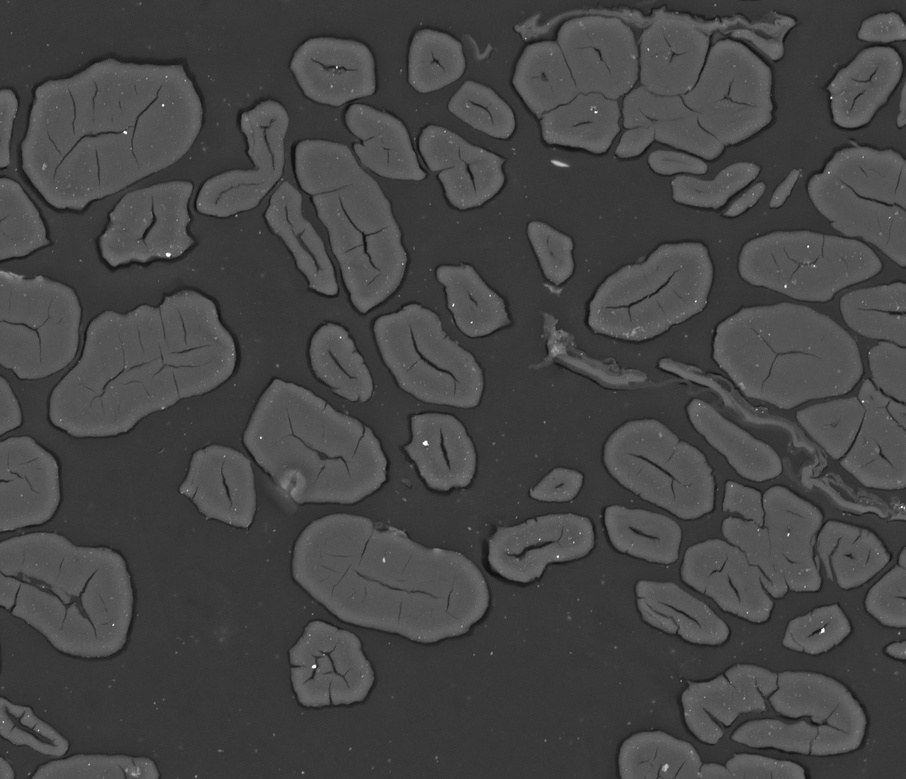
#> input picture Images_From_Papers/actual_microstructure_4.jpg, 906 x 779 px, shrunk from 2038 x 1752 before the run
$ python real_images.py
#> lines starting #> are read from the running program, lines starting #| are printed output that depends on the picture; after the words box and inside, x2 and y2 are one past the last pixel; in counts of white or black regions, pixels touching at a corner belong together
import numpy as np
import matplotlib.pyplot as plt
import math
from skimage import io
from skimage import feature
import random
from scipy.spatial import Delaunay
import cv2
from matplotlib.patches import Ellipse
from shapely.geometry.polygon import LinearRing
import collections


# [114 lines left out: functions pointInEllipse, point_in_ellipse, polar_form, get_all_line_points, not called in this run]


def k_means(image, num_clusters):
    '''
    A function that can perform the k-means algorithm on an image to determine
    how many different phases exist in the image

    Parameters
    --------

    image: The array that represents the values of all the pixels in the image

    num_clusters: The number of clusters that you want the image to be split into

    --------
    Returns
    --------

    An array of which cluster each pixel belongs to
    '''
    clusters = np.zeros(np.shape(image))
    k = num_clusters
    means = []
    for i in range(k):
        # add k number of random starting means to an array
        means.append(random.uniform(np.min(image), np.max(image)))
    while True:
        # initialise a clusters matrix to put the number of the cluster
        prev_clusters = np.copy(clusters)
        # loop through all the values of the image
        for i in range(np.shape(image)[0]):
            for j in range(np.shape(image)[1]):
                # initialise what the lowest difference between the value and the means is
                lowest_diff = np.inf
                # calculate the difference in all of the means, if it is the lowest then add it
                for mean in means:
                    # if the difference between the difference is low enough make this the lowest difference
                    if abs(mean - image[i][j]) < lowest_diff:
                        lowest_diff = abs(mean - image[i][j])
                        # return the index of the lowest difference
                        cluster = means.index(mean)
                clusters[i][j] = cluster

        # Now we know how to find out which cluster each value is in, we can recalculate the means
        # But first we check if the algorithm has converged
        converged = (clusters == prev_clusters).all()
        if converged:
            break

        # Now lets sort out the means
        # loop through the cluster values
        for k_value in range(k):
            ks = []
            # loop through every single clusters value
            for i in range(np.shape(clusters)[0]):
                for j in range(np.shape(clusters)[1]):
                    # if this cluster value is the certain k, then add it to an array
                    if clusters[i][j] == k_value:
                        ks.append(clusters[i][j])
            means[k_value] = np.mean(ks)
    return clusters


# [55 lines left out: functions ellipse_polyline, intersections, not called in this run]


def neighbouring_pixels(pixel, edges):
    '''
    A function that can find all of the neighbours to a pixel that are a certain
    value in an image array

    Parameters
    --------

    pixel: The x and y value of the pixel that you are finding the neighbours for

    edges: The array of the image once the canny edge detector

    --------
    Returns
    --------

    An array of all the neighbours that share the same phase as the initial pixel
    '''
    x, y = pixel
    neighbours = []
    # Access the points surrounding the pixel. This is just incase there is a
    # small gap between two pixels of the same phase.
    xs = [x-2, x-1, x, x+1, x+2]
    ys = [y-2, y-1, y, y+1, y+2]
    for x_value in xs:
        for y_value in ys:
            if x_value < edges.shape[0] and y_value < edges.shape[1]:
                if edges[x_value][y_value] and (x_value, y_value) not in neighbours:
                    neighbours.append((x_value, y_value))
    return neighbours


def scan_through_from_pixel(pixel, edges):
    '''
    A function that can scan through from an initial pixel, and keep iteratively
    finding neighbours of points so that a group of points can be recognised

    Parameters
    --------

    pixel: The x and y value of the pixel that you are finding the neighbours for

    edges: The array of the image once the canny edge detector

    --------
    Returns
    --------

    An array of all the grouped points based on their neighbours.
    '''
    grouped = []
    # Find the neighbours of a pixel.
    neighbours = neighbouring_pixels(pixel, edges)
    for neighbour in neighbours:
        grouped.append(neighbour)
    # Once we have the first neighbours, we iteratively search through the rest
    # of the points to find a full group
    for pixel in grouped:
        more_neighbours = neighbouring_pixels(pixel, edges)
        for neighbour in more_neighbours:
            if neighbour not in grouped:
                grouped.append(neighbour)
    return grouped


def find_point_to_be_grouped(edge, grouped_array):
    '''
    A function that can find an initial point in the image to scan through from
    and find its neighbours

    Parameters
    --------

    edge: The array after being applied to the canny operator

    grouped_array: The array of grouped points. This is used to check that the
    point that has been found is not already in a cluster

    --------
    Returns
    --------

    A new point that can be looped through from to find a set of points.
    '''
    truth = False
    while truth == False:
        point = [random.randint(0, edge.shape[0]-1), random.randint(0, edge.shape[1]-1)]
        # Providing that the point is not already in a group, and it is part of an
        # edge then this point can be the start of the iteration process to find a
        # group.
        if point not in grouped_array and edge[point[0], point[1]]:
            truth = True
    return point


# [25 lines left out: function line_between_points, not called in this run]


def proportion_of_array(array):
    '''
    A function that can calculate the proportion of the array that is a 1. From
    this, we can find out which of the array belong to the matrix, fibers and voids

    Parameters
    --------

    array: The array for which the proportion will be found

    --------
    Returns
    --------

    A fraction of the array that is a 1
    '''
    count = np.sum(np.count_nonzero(array == 1, axis=1))
    return count/np.size(array)


# [80 lines left out: functions find_overlapping_ellipses, group_overlapping_ellipses, not called in this run]


def find_ellipses(edges, n, ax, plotting=False):
    '''
    A function that can recognise ellipses from the set of grouped points in the
    image

    Parameters
    --------

    edges: The array of the image after it has been applied to the canny operator

    n: The number of ellipses that you want to find

    ax: The axis that you might want to plot the ellipses on

    plotting: A boolean value representing whether you want the ellipses to be
    plotted or not If True, the ellipses are plotted

    --------
    Returns
    --------

    An array of ellipses, with each element in the array having information about
    the centre of the ellipse, the major/minor axis lengths and the orientation.
    '''
    ellipses = []
    ellipse_arrays = []
    grouped_array = []
    for i in range(n):
        point = find_point_to_be_grouped(edges, grouped_array)
        grouped_array.append(scan_through_from_pixel(point, edges))
    # Find all the groups of points, and fit them to an ellipse
    for array in grouped_array:
        if np.shape(array)[0] > 5:
            ellipse = cv2.fitEllipse(np.array(array))
        value = 0
        # Find the properties of the ellipse
        ellipse_new = (ellipse[0][1], ellipse[0][0], ellipse[1][1], ellipse[1][0], -ellipse[2])
        for ell in ellipse_arrays:
            if np.allclose(ellipse_new, ell):
                value += 1
        if value == 0:
            ellipse_to_plot = Ellipse((ellipse[0][1], ellipse[0][0]), ellipse[1][1], ellipse[1][0], -ellipse[2])
            ellipse_arrays.append(ellipse_new)
            ellipses.append(ellipse_new)
        # if we want to plot the ellipses to show them
        if plotting == True:
            ax.add_patch(ellipse_to_plot)
    return ellipses


# [30 lines left out: function get_grouped_points, not called in this run]


def get_all_phases(image):
    '''
    A function that uses the k-means algorithm to find all 3 phases in a microstructural
    image

    Parameters
    --------

    image: The array of the image for which each pixel has an intensity value. It
    is this intensity value that is separated between the pixels.

    --------
    Returns
    --------

    The array of the matrix, fibers, and voids after being separated using the
    k-means method and a scaling process.
    '''
    matrix_1 = np.zeros(np.shape(image))
    # We first differentiate the voids from the rest of the image
    clusters = k_means(image, 2)
    if proportion_of_array(clusters) > 0.5:
        for i in range(np.shape(image)[0]):
            for j in range(np.shape(image)[1]):
                if clusters[i][j] == 0:
                    matrix_1[i][j] = 1

    # Now a scaling factor is introduced to separate the matrix and the fibers
    image = image*5
    more_clusters = k_means(image, 3)
    matrix_2 = np.zeros(np.shape(image))
    if proportion_of_array(more_clusters) > 0.5:
        for i in range(np.shape(more_clusters)[0]):
            for j in range(np.shape(more_clusters)[1]):
                if more_clusters[i][j] != 1 and clusters[i][j] != 1:
                    matrix_2[i][j] = 1

    matrix_3 = np.zeros(np.shape(image))
    for i in range(np.shape(clusters)[0]):
        for j in range(np.shape(clusters)[1]):
            if matrix_2[i][j] == 0 and matrix_1[i][j] == 0:
                matrix_3[i][j] = 1

    # We now have all of the clusters we need to differentiate between them
    matrices = [matrix_1, matrix_2, matrix_3]
    fractions = []
    for matrix in matrices:
        fractions.append(proportion_of_array(matrix)/np.size(matrix))
    # The matrix will have the highest volume fraction, followed by the fibers,
    # followed by the voids
    lowest_fraction_index = fractions.index(np.min(fractions))
    voids = matrices[lowest_fraction_index]
    highest_fraction_index = fractions.index(np.max(fractions))
    matrix = matrices[highest_fraction_index]
    for number in range(np.shape(matrices)[0]):
        if number != lowest_fraction_index and number != highest_fraction_index:
            other_num = number
    fibers = matrices[other_num]
    return matrix, fibers, voids


# [238 lines left out: functions get_line_points, is_in_group, two_point_cluster, lineal_path_func, get_phases_from_generated_image, two_point_correlation and 1 more, not called in this run]


def find_edges(image, phase, image_type):
    '''
    A function that implements the k-means algorithm on the image to separate the
    image into 3 phases. Then, the user specifies which phase they want to be
    returned

    Parameters
    --------
    image: The array representing the microstructure image

    phase: a string representing the phase that the user wants to be returned.
    Either 'matrix', 'fibers', or 'voids'

    --------
    Returns
    --------
    The array representing phase after being applied to the canny edge detector
    '''
    if image_type == 'generated':
        matrix, fibers, voids = get_phases_from_generated_image(image, 3)
    else:
    # Find all the clusters for each of the phases
        matrix, fibers, voids = get_all_phases(image)
    # Then find the appropriate edge detection
    if phase == 'matrix':
        return feature.canny(matrix, sigma=2)
    elif phase == 'fibers':
        return feature.canny(fibers, sigma=2)
    elif phase == 'voids':
        return feature.canny(voids, sigma=2)


def two_point_stats(image, stat, r, phase, n=100, num_ellipses=600, plotting=False, image_type='real'):
    '''
    Returns a probability value for the two point statistics. Either the two-point
    cluster function or the linear path function. Choose which value of r and which
    phase you want to compute the statistics for

    Parameters
    --------
    image: The array representing the microstructure image

    stat: Either the two_point_cluster or lineal_path_func

    r: The distance between the two points for the statistics |r|

    phase: The phase that you want the statistics to be calculated for (either matrix,
    fibers or voids)

    n: The number of iterations performed to find the probability

    num_ellipses: The number of ellipses to be found out of the grouped points

    plotting: A boolean value as to whether the results will be plotted

    --------
    Returns
    --------
    The probability representing the two-point function for a specific value of r
    '''
    # Initialise a figure in case we want to plot the results
    plt.figure()
    ax = plt.gca()
    height, width = image.shape
    # find the canny edge detection for the particular phase that you are finding
    # for
    edges = find_edges(image, phase, image_type)
    # Find the ellipses from the grouped points
    ellipses = find_ellipses(edges, num_ellipses, ax, plotting=plotting)
    tot = 0
    for i in range(n):
        # either do the two-point cluster
        if stat == two_point_cluster:
            point1, point2 = get_line_points(r, height, width)
            grouped_ellipses = group_overlapping_ellipses(find_overlapping_ellipses(ellipses))
            value = two_point_cluster(point1, point2, ellipses, grouped_ellipses, plotting=plotting)
        # or do the lineal path function
        elif stat == lineal_path_func:
            points = get_all_line_points(r, height, width)
            value = lineal_path_func(points, ellipses, plotting=plotting)
        tot += value
    if plotting:
        plt.imshow(image, cmap=plt.cm.gray)
    # return the probability of the statistical function.
    return tot/n


# [12 lines left out: function varying_r, not called in this run]


'''
Below is an example of how to use the code to calculate the two-point statistics
'''
# load in the image
image = io.imread("Images_From_Papers/actual_microstructure_4.jpg", as_gray=True)
#> image is the input picture: shape (779, 906) float64; min 0.0549, max 1, mean 0.273
# calculate the statistic
# probability = two_point_stats(image, two_point_cluster, 100, 'fibers', plotting=True)
# plt.show()


# do the same here for the lineal path function
l_probability = two_point_stats(image, lineal_path_func, 100, 'fibers', plotting=True, num_ellipses=100, n=100, image_type='real')
#> after the loop in k_means, `for i in range(k):`: means = [0.853, 0.771]
#> the loop in k_means, `while True:` made 3 passes
#> converged on passes 1 to 3: False, False, True
#> pass 2, in k_means, `prev_clusters = np.copy(clusters)`:
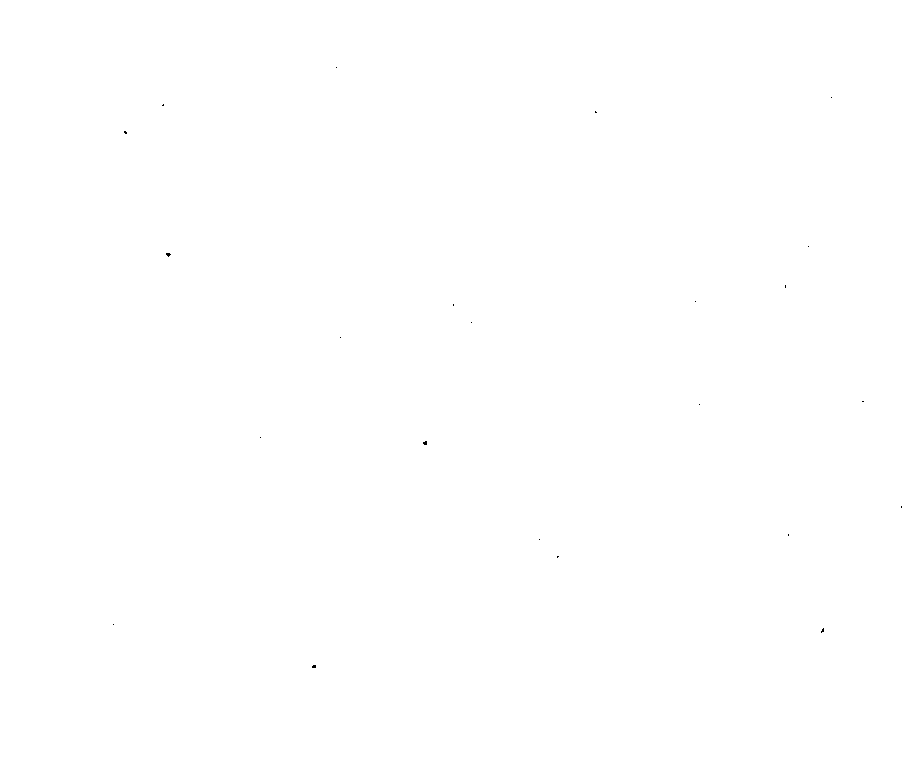
#> prev_clusters: shape (779, 906) float64; values 0 (black) and 1 (white), 100% white; black in thin lines or dots, all inside (x1, y1, x2, y2) = (113, 67, 902, 668)
#> pass 3, in k_means, `prev_clusters = np.copy(clusters)`:
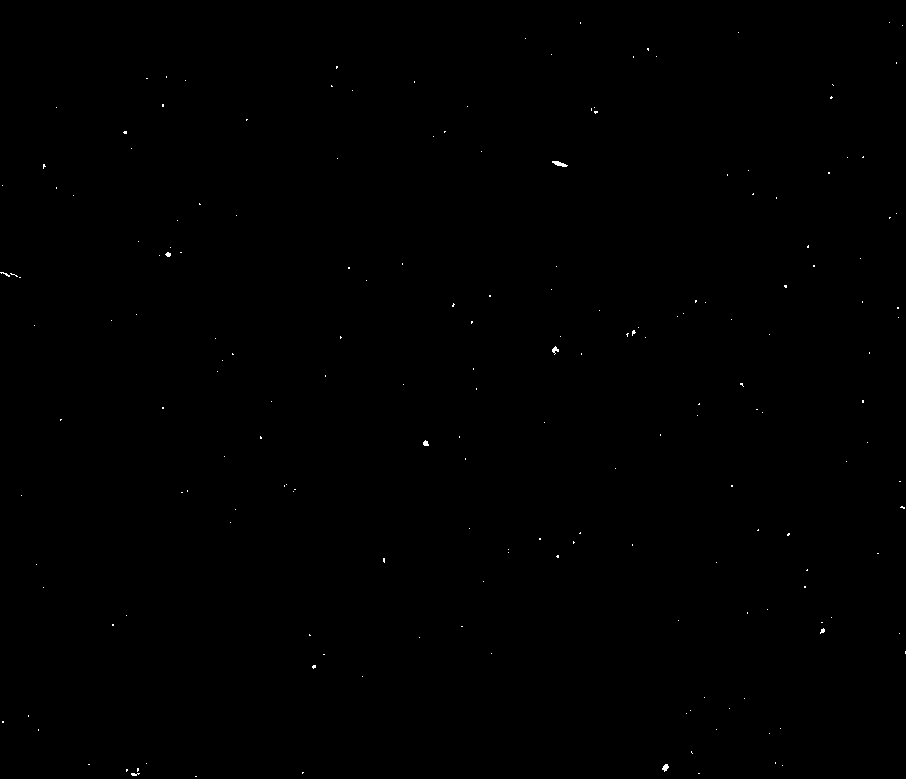
#> prev_clusters: shape (779, 906) float64; values 0 (black) and 1 (white), 0.1% white in thin lines or dots
#> after the loop in k_means, `while True:`: cluster = 0; means = [0, 1]
#> in proportion_of_array, `count = np.sum(np.count_nonzero(array == 1, axis=1))`: count = 675
#> after the loop in k_means (call 2), `for i in range(k):`: means = [2.26, 1.5, 2.69]
#> the loop in k_means (call 2), `while True:` made 3 passes
#> pass 2, in k_means (call 2), `prev_clusters = np.copy(clusters)`:
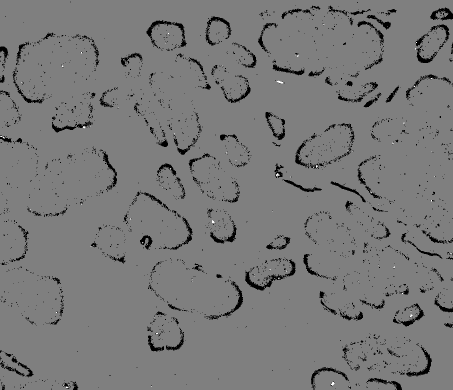
#> prev_clusters: shape (779, 906) float64 (shown at 1/2 size); min 0, max 2, mean 0.95; drawn with min black and max white
#> pass 3, in k_means (call 2), `prev_clusters = np.copy(clusters)`:
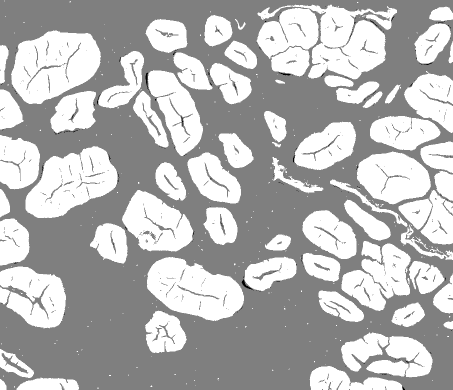
#> prev_clusters: shape (779, 906) float64 (shown at 1/2 size); min 0, max 2, mean 1.43; drawn with min black and max white
#> after the loop in k_means (call 2), `while True:`: cluster = 1; means = [0, 1, 2]
#> after the loop in get_all_phases, `for i in range(np.shape(more_clusters)[0]):`:
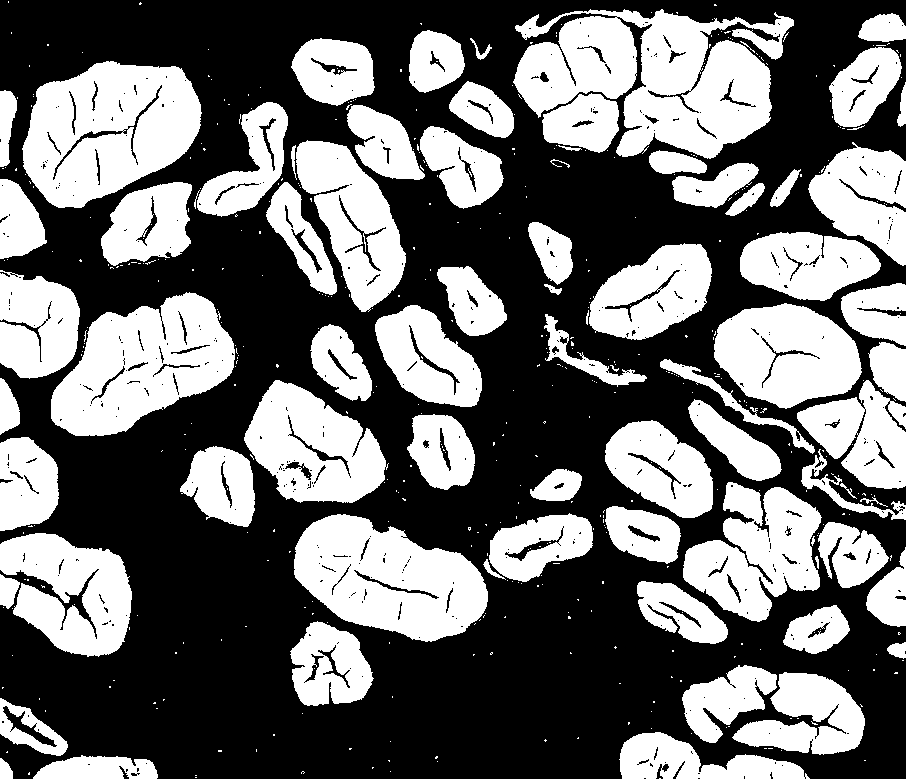
#> matrix_2: shape (779, 906) float64; values 0 (black) and 1 (white), 42.7% white; 514 white regions (436 under 20 px), largest, box (x1, y1, x2, y2) and area: (513, 9, 794, 159) 25078, (22, 61, 202, 208) 18228, (51, 292, 235, 436) 16159
#> the loop in get_all_phases, `for matrix in matrices:` made 3 passes
#> count in proportion_of_array on passes 1 to 3: 0, 301461, 404313
#> after the loop in get_all_phases, `for matrix in matrices:`: fractions = [0, 6.05e-07, 8.12e-07]
#> in get_all_phases, `lowest_fraction_index = fractions.index(np.min(fractions))`: lowest_fraction_index = 0
#> in get_all_phases, `highest_fraction_index = fractions.index(np.max(fractions))`: highest_fraction_index = 2
#> in find_edges, `return feature.canny(fibers, sigma=2)`:
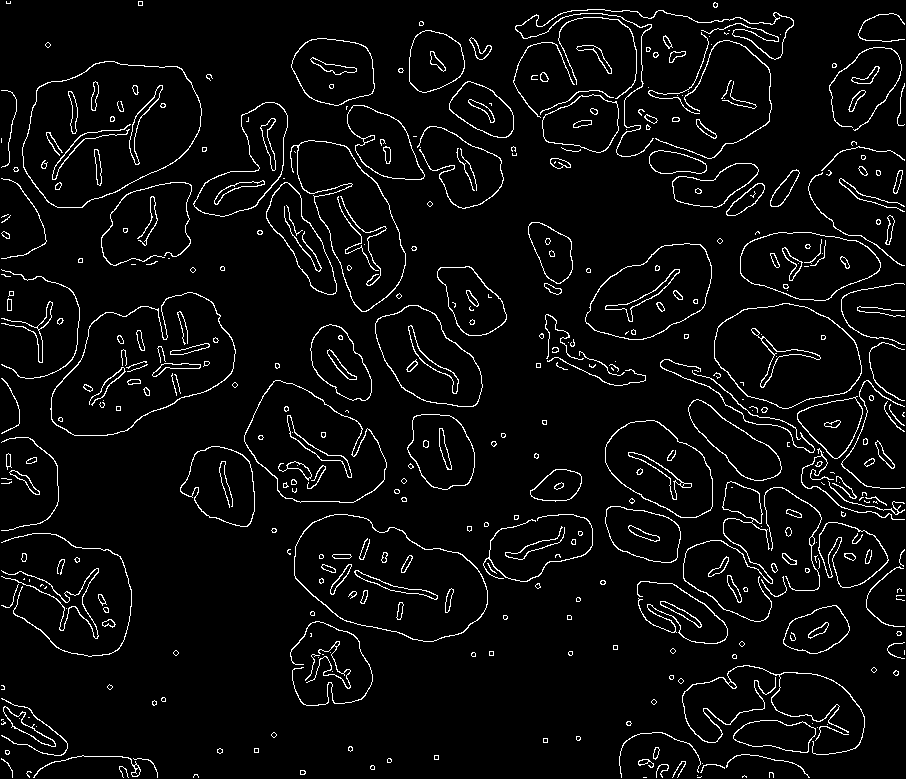
#> returned value: shape (779, 906) bool; 4.8% white in thin lines or dots
#> the loop in find_ellipses, `for i in range(n):` made 100 passes
#> point on pass 1: [722, 829]
#> the loop in find_ellipses, `for array in grouped_array:` made 1 pass
#> (the run stopped early here; a loop or call above may not have finished)
